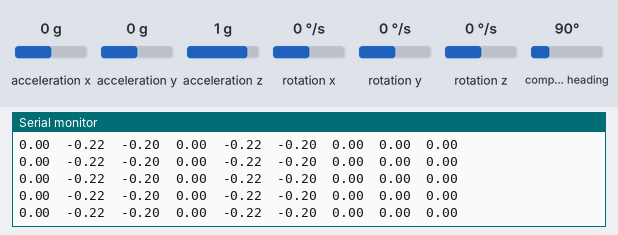
Bench run of a sketch on a simulated Arduino Uno, built with avr-gcc and run on an emulated ATmega328P. Shown: the last lines printed to the serial monitor. Wiring (inferred from the names in the program): HMC5883L compass at I2C address 0x1E; ITG-3200 gyroscope at I2C address 0x68. The inputs (shaded band) are chosen by the test bench; at power-on: compass heading 90°, acceleration x 0 g, acceleration y 0 g, acceleration z 1 g, rotation x 0 °/s, rotation y 0 °/s, rotation z 0 °/s.

Above: at 2.7 s.
2.8 s: compass heading set to 268°
At 3.6 s:
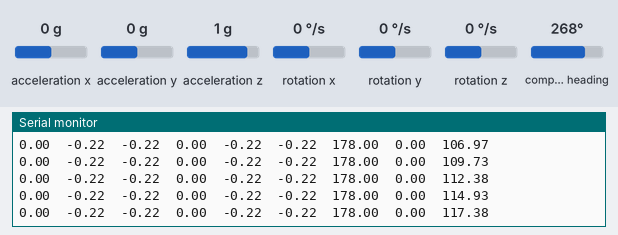
4.3 s: compass heading set to 274°
At 5.4 s:
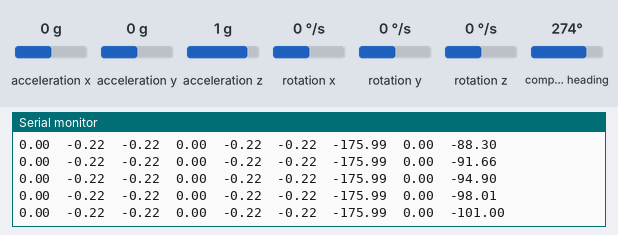
Timing chart, 0 to 7.3 s (numbered marks = the images above; inputs shaded):
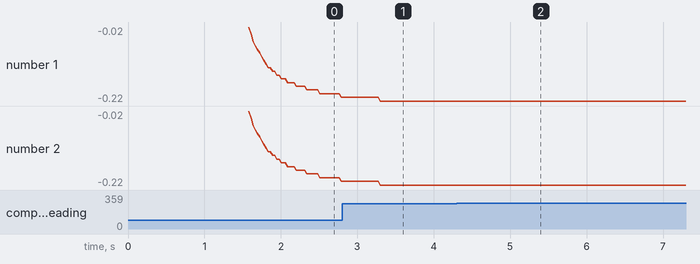

The sketch:

Kalman_2.ino
```cpp
#include <Wire.h>
#include <ADXL345.h>

float GyroX,GyroY,GyroZ,GyroTemp,biasGyroX, biasGyroY, biasGyroZ, biasAccelX, biasAccelY, biasAccelZ,biasMagHeading,xAng,yAng,cycle,pitchGyro,rollGyro,yawGyro,pitchPrediction,rollPrediction,yawPrediction;
float timeStep = 0.02;
float pitchAccel = 0;
float rollAccel = 0;
float yawMag = 0;
float gyroVar = 0.1;
float deltaGyroVar = 0.1;
float accelVar = 5;
float magVar = 5;
float Pxx = 0.1;
float Pvv = 0.1;
float Pxv = 0.1;
float kx,kv,kmx,kmv;
unsigned long clockNew,clockOld;

const float pi = 3.14159;
int aX,aY,aZ;
int g_offx = 0;
int g_offy = 0;
int g_offz = 0;
int totalGyroXValues = 0;
int totalGyroYValues = 0;
int totalGyroZValues = 0;
int totalAccelXValues = 0;
int totalAccelYValues = 0;
int totalAccelZValues = 0;
int totalMagValues = 0;
int i,mX,mY,mZ,magHeading;

ADXL345 adxl;
#define ITG3200_Address 0x68
#define address 0x1E
#define cycleDelay 20

void setup() {
  Wire.begin();
  Serial.begin(115200);
  delay(100);
  initGyro();
  delay(100);
  GyroCalibrate();
  GyroCalibrate2();
  delay(100);
  adxl.powerOn();
  adxl.setFreeFallThreshold(7);
  adxl.setFreeFallDuration(45);
  initMag();
  clockOld = 0.0;
  determineAngles();

}

void loop() {
  kalman();
  Serial.print(pitchGyro);
  Serial.print("\t");
  Serial.print(pitchAccel);
  Serial.print("\t");
  Serial.print(pitchPrediction);
  Serial.print("\t");
  Serial.print(rollGyro);
  Serial.print("\t");
  Serial.print(rollAccel);
  Serial.print("\t");
  Serial.print(rollPrediction);
  Serial.print("\t");
  Serial.print(yawMag);
  Serial.print("\t");
  Serial.print(yawGyro);
  Serial.print("\t");
  Serial.print(yawPrediction);
  Serial.print("\n");

}

void initGyro() {
   Wire.beginTransmission(ITG3200_Address);
   Wire.write(0x3E);
   Wire.write(0x00);
   Wire.endTransmission();

   Wire.beginTransmission(ITG3200_Address);
   Wire.write(0x15);
   Wire.write(0x07);
   Wire.endTransmission();

   Wire.beginTransmission(ITG3200_Address);
   Wire.write(0x16);
   Wire.write(0x1E);   // +/- 2000 dgrs/sec, 1KHz, 1E, 19
   Wire.endTransmission();

   Wire.beginTransmission(ITG3200_Address);
   Wire.write(0x17);
   Wire.write(0x00);
   Wire.endTransmission();

}

void GyroCalibrate(){

 int tmpx = 0;
 int tmpy = 0;
 int tmpz = 0;

 g_offx = 0;
 g_offy = 0;
 g_offz = 0;

 for (char i = 0;i<10;i++)
    {
    delay(10);
    getGyro();
    tmpx += GyroX;
    tmpy += GyroY;
    tmpz += GyroZ;
    }
 g_offx = tmpx/10;
 g_offy = tmpy/10;
 g_offz = tmpz/10;

}

void GyroCalibrate2(){
  for (i = 0; i < 50; i += 1) {
    getGyro();
    getAcc();
    totalGyroXValues += GyroX;
    totalGyroYValues += GyroY;
    totalGyroZValues += GyroZ;
    //totalAccelXValues += aX;
    //totalAccelYValues += aY;
    //totalAccelZValues += aZ;
    delay(20);
  }
  biasGyroX = totalGyroXValues / 50;
  biasGyroY = totalGyroYValues / 50;
  biasGyroZ = totalGyroZValues / 50;
  //biasAccelX = totalAccelXValues / 50;
  //biasAccelY = totalAccelYValues / 50;
  //biasAccelZ = (totalAccelZValues / 50) - 256;
  biasAccelX = 1;
  biasAccelY = 1;
  biasAccelZ = 1;
}

void getGyro() {
  Wire.beginTransmission(ITG3200_Address);
  Wire.write(0x1B);
  Wire.endTransmission();

  Wire.beginTransmission(ITG3200_Address);
  Wire.requestFrom(ITG3200_Address, 8);    // request 8 bytes from ITG3200

  int i = 0;
  byte buff[8];
  while(Wire.available())
  {
    buff[i] = Wire.read();
    i++;
  }
  Wire.endTransmission();

  GyroX = ((buff[4] << 8) | buff[5]) - g_offx;
  GyroY = ((buff[2] << 8) | buff[3]) - g_offy;
  GyroZ = ((buff[6] << 8) | buff[7]) - g_offz;
  GyroTemp = (buff[0] << 8) | buff[1]; // temperature


}

void getAcc(){
  adxl.readAccel(&aX, &aY, &aZ);
  xAng = atan2(aX,aZ)*(180/pi);
  yAng = atan2(aY,aZ)*(180/pi);

}

void kalman(){
  clockNew = millis();
  cycle = (((clockNew - clockOld)*1.0)/1000.0);
  getGyro();
  getAcc();
  getMag();

  pitchAccel = atan2((aY-biasAccelY)/256,(aZ-biasAccelZ)/256)*(180.0/pi);
  pitchGyro = pitchGyro + ((GyroX - biasGyroX)/14.375)*cycle;
  pitchPrediction = pitchPrediction + ((GyroX - biasGyroX)/14.375)*cycle;

  rollAccel = atan2((aX - biasAccelX) / 256, (aZ - biasAccelZ) / 256) * 180.0 / pi;
  rollGyro = rollGyro - ((GyroY - biasGyroY) / 14.375) * cycle;
  rollPrediction = rollPrediction - ((GyroY - biasGyroY) / 14.375) * cycle;

  yawGyro = yawGyro - ((GyroZ - biasGyroZ) / 14.375) * cycle;
  yawPrediction = yawPrediction - ((GyroZ - biasGyroZ) / 14.375) * cycle;

  Pxx += cycle * (2 * Pxv + timeStep * Pvv);
  Pxv += cycle * Pvv;
  Pxx += cycle * gyroVar;
  Pvv += cycle * deltaGyroVar;
  kx = Pxx * (1 / (Pxx + accelVar));
  kv = Pxv * (1 / (Pxx + accelVar));
  kmx = Pxx * (1 / (Pxx + magVar));
  kmv = Pxv * (1 / (Pxx + magVar));

  pitchPrediction += (pitchAccel - pitchPrediction) * kx;
  rollPrediction += (rollAccel - rollPrediction) * kx;
  yawPrediction += (yawMag - yawPrediction) * kmx;

  Pxx *= (1 - kx);
  Pxv *= (1 - kx);
  Pvv -= kv * Pxv;

  clockOld = millis();
  delay(cycleDelay);
}

void determineAngles(){
  getAcc();
  getMag();
  pitchGyro = yAng;
  pitchPrediction = yAng;
  rollGyro = xAng;
  rollPrediction = xAng;
  yawGyro = yawMag;
}

void initMag(){
  Wire.beginTransmission(address); //open communication with HMC5883
  Wire.write(0x02); //select mode register
  Wire.write(0x00); //continuous measurement mode
  Wire.endTransmission();
}

void getMag(){
  //Tell the HMC5883 where to begin reading data
  Wire.beginTransmission(address);
  Wire.write(0x03); //select register 3, X MSB register
  Wire.endTransmission();

  //Read data from each axis, 2 registers per axis
  Wire.requestFrom(address, 6);
  if(6<=Wire.available()){
    mX = Wire.read()<<8; //X msb
    mX |= Wire.read(); //X lsb
    mZ = Wire.read()<<8; //Z msb
    mZ |= Wire.read(); //Z lsb
    mY = Wire.read()<<8; //Y msb
    mY |= Wire.read(); //Y lsb
    yawMag = atan2(mY,mX)*(180/pi)+180;
    if (yawMag > 180){
      yawMag = yawMag - 360;
    }
    yawMag += 90;
    if (yawMag > 180 && yawMag < 270){
     yawMag = yawMag - 360;
    }
  }
}
```

Measured:
- after the input at 2.8 s, the serial monitor: prints a new line after 0.05 s (image 1)
